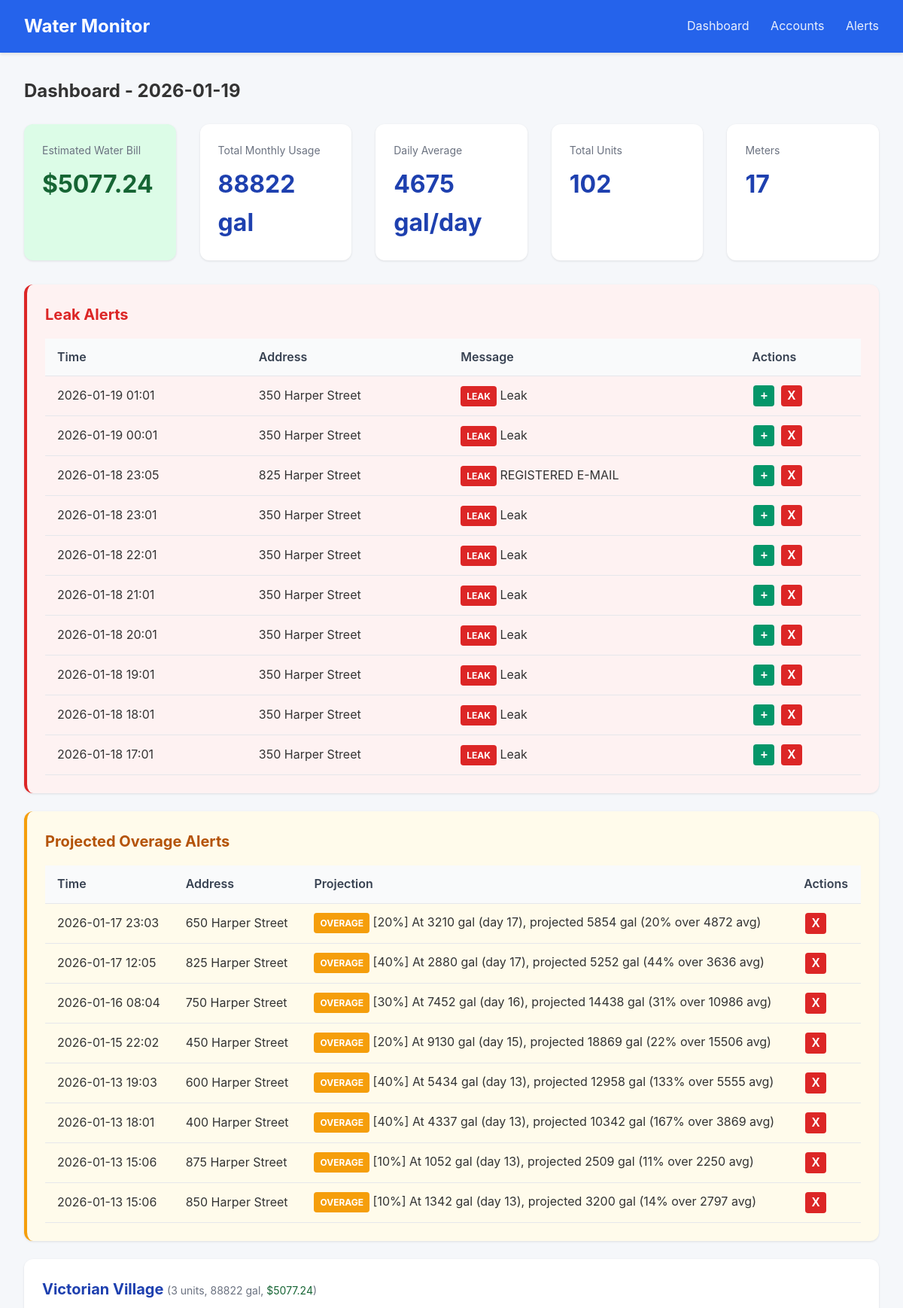
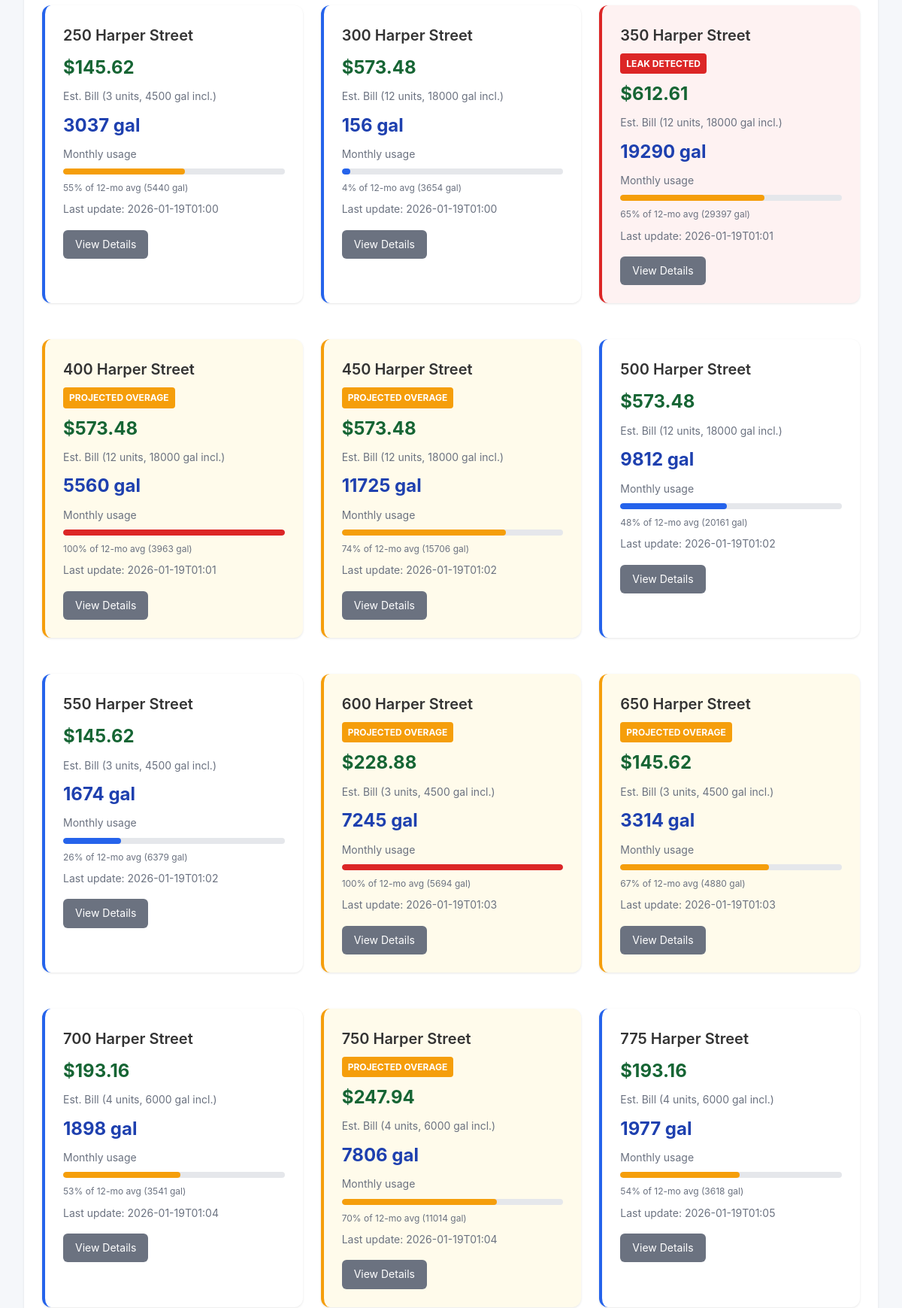
The page / (upper part) on the database its author committed (2 pictures, top to bottom).
### tables this page shows
CREATE TABLE scrape_logs (
                id INTEGER PRIMARY KEY AUTOINCREMENT,
                account_id INTEGER,
                status TEXT NOT NULL,
                message TEXT,
                created_at TIMESTAMP DEFAULT CURRENT_TIMESTAMP,
                FOREIGN KEY (account_id) REFERENCES accounts(id)
            );

CREATE TABLE accounts (
                id INTEGER PRIMARY KEY AUTOINCREMENT,
                email TEXT UNIQUE NOT NULL,
                password_encrypted TEXT NOT NULL,
                meter_id TEXT,
                account_number TEXT,
                address TEXT,
                building_name TEXT,
                unit_number TEXT,
                is_active INTEGER DEFAULT 1,
                last_scraped TIMESTAMP,
                created_at TIMESTAMP DEFAULT CURRENT_TIMESTAMP
            , avg_12mo REAL, monthly_usage REAL, unit_count INTEGER DEFAULT 1, leak_alerts INTEGER DEFAULT 1, min_overage_pct INTEGER DEFAULT 10);

### app.py (the view)
@app.route('/')
def dashboard():
    today = date.today()
    accounts = db.get_all_accounts()
    summaries = {s['account_id']: s for s in db.get_all_daily_summaries(today)}
    BASE_RATE = 47.54  # Water ($26.23) + Sewer ($21.31) per 1500 gal minimum
    OVERAGE_RATE = 30.33  # Per 1000 gallons over minimum
    MIN_GALLONS_PER_UNIT = 1500
    STORM_SEWAGE_FEE = 3.00  # Flat fee per meter
    meters = []
    total_monthly = 0
    total_daily_avg = 0
    total_units = 0
    total_estimated_bill = 0
    for account in accounts:
        monthly_usage = account.get('monthly_usage') or 0
        total_monthly += monthly_usage
        unit_count = account.get('unit_count') or 1
        total_units += unit_count
        included_gallons = MIN_GALLONS_PER_UNIT * unit_count
        base_cost = BASE_RATE * unit_count
        if monthly_usage > included_gallons:
            overage_gallons = monthly_usage - included_gallons
            overage_cost = (overage_gallons / 1000) * OVERAGE_RATE
        else:
            overage_cost = 0
        estimated_cost = base_cost + overage_cost + STORM_SEWAGE_FEE
        total_estimated_bill += estimated_cost
        avg_12mo = account.get('avg_12mo') or 3000  # Default until scraped
        days_in_month = today.day
        daily_avg = monthly_usage / days_in_month if days_in_month > 0 else 0
        total_daily_avg += daily_avg
        meters.append({
            'id': account['id'],
            'building': account['building_name'],
            'unit': account['unit_number'],
            'address': account.get('address', ''),
            'email': account['email'],
            'monthly_usage': monthly_usage,
            'daily_avg': daily_avg,
            'avg_12mo': avg_12mo,
            'last_scraped': account['last_scraped'],
            'leak_detected': False,  # Will be set from leak_alerts
            'unit_count': unit_count,
            'included_gallons': included_gallons,
            'estimated_cost': estimated_cost
        })
    buildings = {}
    for meter in meters:
        building = meter['building'] or 'Unknown'
        if building not in buildings:
            buildings[building] = []
        buildings[building].append(meter)
    recent_alerts = db.get_recent_alerts(10)
    with db.get_db() as conn:
        cursor = conn.cursor()
        cursor.execute('''
            SELECT sl.*, a.building_name, a.unit_number, a.address
            FROM scrape_logs sl
            JOIN accounts a ON sl.account_id = a.id
            WHERE sl.status = 'leak'
            ORDER BY sl.created_at DESC LIMIT 10
        ''')
        leak_alerts = [dict(row) for row in cursor.fetchall()]
        cursor.execute('''
            SELECT sl.*, a.building_name, a.unit_number, a.address
            FROM scrape_logs sl
            JOIN accounts a ON sl.account_id = a.id
            WHERE sl.status = 'overage_alert'
            AND sl.id IN (
                SELECT MAX(id) FROM scrape_logs
                WHERE status = 'overage_alert'
                GROUP BY account_id
            )
            ORDER BY sl.created_at DESC
        ''')
        overage_alerts = [dict(row) for row in cursor.fetchall()]
    leak_account_ids = {leak['account_id'] for leak in leak_alerts}
    overage_account_ids = {oa['account_id'] for oa in overage_alerts}
    for building_meters in buildings.values():
        for meter in building_meters:
            if meter['id'] in leak_account_ids:
                meter['leak_detected'] = True
            if meter['id'] in overage_account_ids:
                meter['overage_alert'] = True
    return render_template('dashboard.html',
                           buildings=buildings,
                           total_monthly=total_monthly,
                           total_daily_avg=total_daily_avg,
                           total_units=total_units,
                           total_estimated_bill=total_estimated_bill,
                           meter_count=len(meters),
                           today=today,
                           alerts=recent_alerts,
                           leak_alerts=leak_alerts,
                           overage_alerts=overage_alerts)

### database.py (called while the page is built)
@contextmanager
def get_db():
    conn = sqlite3.connect(config.DATABASE_PATH)
    conn.row_factory = sqlite3.Row
    try:
        yield conn
        conn.commit()
    finally:
        conn.close()

def get_all_accounts() -> list:
    with get_db() as conn:
        cursor = conn.cursor()
        cursor.execute('SELECT * FROM accounts WHERE is_active = 1 ORDER BY building_name, unit_number')
        return [dict(row) for row in cursor.fetchall()]

def get_all_daily_summaries(reading_date: date) -> list:
    with get_db() as conn:
        cursor = conn.cursor()
        cursor.execute('''
            SELECT ds.*, a.building_name, a.unit_number, a.email
            FROM daily_summaries ds
            JOIN accounts a ON ds.account_id = a.id
            WHERE ds.reading_date = ?
            ORDER BY a.building_name, a.unit_number
        ''', (reading_date,))
        return [dict(row) for row in cursor.fetchall()]

def get_recent_alerts(limit: int = 50) -> list:
    with get_db() as conn:
        cursor = conn.cursor()
        cursor.execute('''
            SELECT ah.*, a.building_name, a.unit_number, ac.alert_type
            FROM alert_history ah
            LEFT JOIN accounts a ON ah.account_id = a.id
            JOIN alert_configs ac ON ah.alert_config_id = ac.id
            ORDER BY ah.triggered_at DESC
            LIMIT ?
        ''', (limit,))
        return [dict(row) for row in cursor.fetchall()]

### templates/dashboard.html (shortened to what this page needs)
{% extends "base.html" %}
{% block content %}
<h2 style="margin-bottom: 1.5rem;">Dashboard - {{ today }}</h2>
<div class="stats">
    <div class="stat-card" style="background: #dcfce7;">
        <div class="label">Estimated Water Bill</div>
        <div class="value" style="color: #166534;">${{ "%.2f"|format(total_estimated_bill) }}</div>
    </div>
    <div class="stat-card">
        <div class="label">Total Monthly Usage</div>
        <div class="value">{{ "%.0f"|format(total_monthly) }} gal</div>
    </div>
    <div class="stat-card">
        <div class="label">Daily Average</div>
        <div class="value">{{ "%.0f"|format(total_daily_avg) }} gal/day</div>
    </div>
    <div class="stat-card">
        <div class="label">Total Units</div>
        <div class="value">{{ total_units }}</div>
    </div>
    <div class="stat-card">
        <div class="label">Meters</div>
        <div class="value">{{ meter_count }}</div>
    </div>
</div>
{% if leak_alerts %}
<div class="card" style="border-left: 4px solid #dc2626; background: #fef2f2;">
    <h2 style="color: #dc2626;">Leak Alerts</h2>
    <table>
        <thead>
            <tr>
                <th>Time</th>
                <th>Address</th>
                <th>Message</th>
                <th>Actions</th>
            </tr>
        </thead>
        <tbody>
            {% for leak in leak_alerts %}
            <tr id="leak-row-{{ leak.id }}">
                <td>{{ leak.created_at[:16] if leak.created_at else '' }}</td>
                <td>{{ leak.address or (leak.building_name + ' - ' + leak.unit_number) }}</td>
                <td><span class="leak-alert">LEAK</span> {{ leak.message }}</td>
                <td>
                    <button class="btn-icon btn-add" onclick="addLeakAlert({{ leak.account_id }})" title="Add alert notification">+</button>
                    <button class="btn-icon btn-dismiss" onclick="dismissLeak({{ leak.id }})" title="Dismiss alert">X</button>
                </td>
            </tr>
            {% endfor %}
        </tbody>
    </table>
</div>
{% endif %}
{% if overage_alerts %}
<div class="card" style="border-left: 4px solid #f59e0b; background: #fffbeb;">
    <h2 style="color: #b45309;">Projected Overage Alerts</h2>
    <table>
        <thead>
            <tr>
                <th>Time</th>
                <th>Address</th>
                <th>Projection</th>
                <th>Actions</th>
            </tr>
        </thead>
        <tbody>
            {% for alert in overage_alerts %}
            <tr id="overage-row-{{ alert.id }}">
                <td>{{ alert.created_at[:16] if alert.created_at else '' }}</td>
                <td>{{ alert.address or (alert.building_name + ' - ' + alert.unit_number) }}</td>
                <td><span class="overage-alert">OVERAGE</span> {{ alert.message }}</td>
                <td>
                    <button class="btn-icon btn-dismiss" onclick="dismissOverage({{ alert.id }})" title="Dismiss alert">X</button>
                </td>
            </tr>
            {% endfor %}
        </tbody>
    </table>
</div>
{% endif %}
{% for building, meters in buildings.items()|sort %}
<div class="card">
    <h2>{{ building }}
        <span class="text-muted" style="font-weight: normal;">
            ({{ meters[0].unit_count }} units,
            {{ "%.0f"|format(meters|sum(attribute='monthly_usage')) }} gal,
            <span style="color: #166534;">${{ "%.2f"|format(meters|sum(attribute='estimated_cost')) }}</span>)
        </span>
    </h2>
    <div class="grid">
        {% for meter in meters|sort(attribute='unit') %}
        <div class="card meter-card {% if meter.leak_detected %}leak-detected{% elif meter.overage_alert %}overage-detected{% endif %}">
            <div class="unit mb-2">{{ meter.address or ('Unit ' + (meter.unit or 'N/A')) }}</div>
            {% if meter.leak_detected %}
            <div class="leak-alert mb-2">LEAK DETECTED</div>
            {% elif meter.overage_alert %}
            <div class="overage-alert mb-2">PROJECTED OVERAGE</div>
            {% endif %}
            <div class="estimated-cost mb-2">${{ "%.2f"|format(meter.estimated_cost) }}</div>
            <div class="text-muted mb-2">Est. Bill ({{ meter.unit_count }} units, {{ meter.included_gallons }} gal incl.)</div>
            <div class="usage mb-2">{{ "%.0f"|format(meter.monthly_usage) }} gal</div>
            <div class="text-muted mb-2">Monthly usage</div>
            {% set max_usage = meter.avg_12mo if meter.avg_12mo > 0 else 3000 %}
            {% set pct = (meter.monthly_usage / max_usage * 100)|int %}
            {% set pct = pct if pct <= 100 else 100 %}
            <div class="usage-bar {% if pct > 80 %}usage-high{% elif pct > 50 %}usage-medium{% endif %} mb-2">
                <div class="fill" style="width: {{ pct }}%"></div>
            </div>
            <div class="text-muted mb-2" style="font-size: 0.75rem;">
                {{ "%.0f"|format(pct) }}% of 12-mo avg ({{ "%.0f"|format(max_usage) }} gal)
            </div>
            <div class="text-muted">
                {% if meter.last_scraped %}
                Last update: {{ meter.last_scraped[:16] }}
                {% endif %}
            </div>
            <div class="mt-4">
                <a href="{{ url_for('meter_detail', account_id=meter.id) }}" class="btn btn-secondary">
                    View Details
                </a>
            </div>
        </div>
        {% endfor %}
    </div>
</div>
{% endfor %}
{% endblock %}

### templates/base.html (style rules this page uses)
* { box-sizing: border-box; margin: 0; padding: 0; }
body { font-family: -apple-system, BlinkMacSystemFont, 'Segoe UI', Roboto, Oxygen, Ubuntu, sans-serif; background: #f5f7fa; color: #333; line-height: 1.6; }
.card { background: white; border-radius: 12px; box-shadow: 0 1px 3px rgba(0,0,0,0.1); padding: 1.5rem; margin-bottom: 1.5rem; }
.card h2 { margin-bottom: 1rem; color: #1e40af; font-size: 1.25rem; }
.grid { display: grid; grid-template-columns: repeat(auto-fill, minmax(300px, 1fr)); gap: 1.5rem; }
.stats { display: flex; gap: 2rem; margin-bottom: 2rem; }
.stat-card { background: white; border-radius: 12px; padding: 1.5rem; box-shadow: 0 1px 3px rgba(0,0,0,0.1); flex: 1; }
.stat-card .label { color: #6b7280; font-size: 0.875rem; margin-bottom: 0.5rem; }
.stat-card .value { font-size: 2rem; font-weight: 700; color: #1e40af; }
table { width: 100%; border-collapse: collapse; }
th, td { padding: 0.75rem 1rem; text-align: left; border-bottom: 1px solid #e5e7eb; }
th { background: #f9fafb; font-weight: 600; color: #374151; }
.btn { display: inline-block; padding: 0.5rem 1rem; border-radius: 6px; text-decoration: none; font-size: 0.875rem; cursor: pointer; border: none; }
.btn-secondary { background: #6b7280; color: white; }
.usage-bar { height: 8px; background: #e5e7eb; border-radius: 4px; overflow: hidden; }
.usage-bar .fill { height: 100%; background: #2563eb; border-radius: 4px; }
.usage-high .fill { background: #dc2626; }
.usage-medium .fill { background: #f59e0b; }
.meter-card { border-left: 4px solid #2563eb; }
.meter-card.leak-detected { border-left: 4px solid #dc2626; background: #fef2f2; }
.meter-card .unit { font-size: 1.25rem; font-weight: 600; }
.meter-card .usage { font-size: 1.5rem; font-weight: 700; color: #1e40af; }
.meter-card .estimated-cost { font-size: 1.5rem; font-weight: 700; color: #166534; }
.leak-alert { background: #dc2626; color: white; padding: 0.25rem 0.5rem; border-radius: 4px; font-size: 0.75rem; font-weight: 700; display: inline-block; animation: pulse 2s infinite; }
.overage-alert { background: #f59e0b; color: white; padding: 0.25rem 0.5rem; border-radius: 4px; font-size: 0.75rem; font-weight: 700; display: inline-block; }
.meter-card.overage-detected { border-left: 4px solid #f59e0b; background: #fffbeb; }
.btn-icon { width: 28px; height: 28px; border-radius: 4px; border: none; cursor: pointer; font-weight: bold; font-size: 1rem; margin: 0 2px; }
.btn-dismiss { background: #dc2626; color: white; }
.btn-add { background: #059669; color: white; }
.text-muted { color: #6b7280; font-size: 0.875rem; }
.mb-2 { margin-bottom: 0.5rem; }
.mt-4 { margin-top: 1rem; }

### rows shown on the page
scrape_logs: created_at "2026-01-19 01:01", address "350 Harper Street", message "Leak"
scrape_logs: created_at "2026-01-19 00:01", address "350 Harper Street", message "Leak"
scrape_logs: created_at "2026-01-18 23:05", address "825 Harper Street", message "REGISTERED E-MAIL"
scrape_logs: created_at "2026-01-18 23:01", address "350 Harper Street", message "Leak"
scrape_logs: created_at "2026-01-18 22:01", address "350 Harper Street", message "Leak"
scrape_logs: created_at "2026-01-18 21:01", address "350 Harper Street", message "Leak"
scrape_logs: created_at "2026-01-18 20:01", address "350 Harper Street", message "Leak"
scrape_logs: created_at "2026-01-18 19:01", address "350 Harper Street", message "Leak"
scrape_logs: created_at "2026-01-18 18:01", address "350 Harper Street", message "Leak"
scrape_logs: created_at "2026-01-18 17:01", address "350 Harper Street", message "Leak"
scrape_logs: created_at "2026-01-17 23:03", address "650 Harper Street", message "[20%] At 3210 gal (day 17), projected 5854 gal (20% over 4872 avg)"
scrape_logs: created_at "2026-01-17 12:05", address "825 Harper Street", message "[40%] At 2880 gal (day 17), projected 5252 gal (44% over 3636 avg)"
scrape_logs: created_at "2026-01-16 08:04", address "750 Harper Street", message "[30%] At 7452 gal (day 16), projected 14438 gal (31% over 10986 avg)"
scrape_logs: created_at "2026-01-15 22:02", address "450 Harper Street", message "[20%] At 9130 gal (day 15), projected 18869 gal (22% over 15506 avg)"
scrape_logs: created_at "2026-01-13 19:03", address "600 Harper Street", message "[40%] At 5434 gal (day 13), projected 12958 gal (133% over 5555 avg)"
scrape_logs: created_at "2026-01-13 18:01", address "400 Harper Street", message "[40%] At 4337 gal (day 13), projected 10342 gal (167% over 3869 avg)"
scrape_logs: created_at "2026-01-13 15:06", address "875 Harper Street", message "[10%] At 1052 gal (day 13), projected 2509 gal (11% over 2250 avg)"
scrape_logs: created_at "2026-01-13 15:06", address "850 Harper Street", message "[10%] At 1342 gal (day 13), projected 3200 gal (14% over 2797 avg)"
accounts: building_name "Victorian Village", unit_count "3", meters "88822", meters "5077.24", address "250 Harper Street", estimated_cost "145.62", included_gallons "4500", monthly_usage "3037", pct "55", avg_12mo "5440", last_scraped "2026-01-19T01:00"
accounts: address "300 Harper Street", estimated_cost "573.48", unit_count "12", included_gallons "18000", monthly_usage "156", pct "4", avg_12mo "3654", last_scraped "2026-01-19T01:00"
accounts: address "350 Harper Street", shows "LEAK DETECTED", estimated_cost "612.61", unit_count "12", included_gallons "18000", monthly_usage "19290", pct "65", avg_12mo "29397", last_scraped "2026-01-19T01:01"
accounts: address "400 Harper Street", shows "PROJECTED OVERAGE", estimated_cost "573.48", unit_count "12", included_gallons "18000", monthly_usage "5560", pct "100", avg_12mo "3963", last_scraped "2026-01-19T01:01"
accounts: address "450 Harper Street", shows "PROJECTED OVERAGE", estimated_cost "573.48", unit_count "12", included_gallons "18000", monthly_usage "11725", pct "74", avg_12mo "15706", last_scraped "2026-01-19T01:02"
accounts: address "500 Harper Street", estimated_cost "573.48", unit_count "12", included_gallons "18000", monthly_usage "9812", pct "48", avg_12mo "20161", last_scraped "2026-01-19T01:02"
accounts: address "550 Harper Street", estimated_cost "145.62", unit_count "3", included_gallons "4500", monthly_usage "1674", pct "26", avg_12mo "6379", last_scraped "2026-01-19T01:02"
accounts: address "600 Harper Street", shows "PROJECTED OVERAGE", estimated_cost "228.88", unit_count "3", included_gallons "4500", monthly_usage "7245", pct "100", avg_12mo "5694", last_scraped "2026-01-19T01:03"
accounts: address "650 Harper Street", shows "PROJECTED OVERAGE", estimated_cost "145.62", unit_count "3", included_gallons "4500", monthly_usage "3314", pct "67", avg_12mo "4880", last_scraped "2026-01-19T01:03"
accounts: address "700 Harper Street", estimated_cost "193.16", unit_count "4", included_gallons "6000", monthly_usage "1898", pct "53", avg_12mo "3541", last_scraped "2026-01-19T01:04"
accounts: address "750 Harper Street", shows "PROJECTED OVERAGE", estimated_cost "247.94", unit_count "4", included_gallons "6000", monthly_usage "7806", pct "70", avg_12mo "11014", last_scraped "2026-01-19T01:04"
accounts: address "775 Harper Street", estimated_cost "193.16", unit_count "4", included_gallons "6000", monthly_usage "1977", pct "54", avg_12mo "3618", last_scraped "2026-01-19T01:05"

### other values the page prints
{{ "%.2f"|format(total_estimated_bill) }} "5077.24"
{{ "%.0f"|format(total_monthly) }} "88822"
{{ "%.0f"|format(total_daily_avg) }} "4675"
{{ total_units }} "102"
{{ meter_count }} "17"
